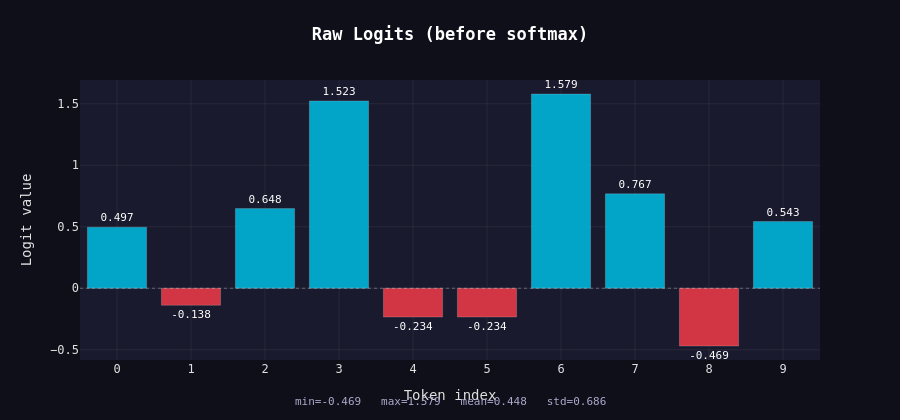

Notebook cell for this chart:
### Code cell
import plotly.graph_objects as go
import numpy as np

# Color bars by sign: positive = teal, negative = coral
bar_colors = ['#00b4d8' if v >= 0 else '#e63946' for v in x_values]

hover_texts = [
    f'<b>Token {i}</b><br>'
    f'<b>Logit:</b> {x_values[i]:.6f}<br>'
    f'<b>Rank:</b> {int(np.argsort(x_values)[::-1].tolist().index(i)) + 1} of {len(x_values)}<br>'
    f'<b>Sign:</b> {"positive" if x_values[i] >= 0 else "negative"}'
    for i in range(len(x_values))
]

fig = go.Figure(go.Bar(
    x=list(range(len(x_values))),
    y=x_values,
    marker=dict(
        color=bar_colors,
        line=dict(color='rgba(255,255,255,0.2)', width=1),
        opacity=0.9,
    ),
    hovertext=hover_texts,
    hoverinfo='text',
    text=[f'{v:.3f}' for v in x_values],
    textposition='outside',
    textfont=dict(color='white', size=11),
))

# Reference line at 0
fig.add_hline(y=0, line=dict(color='rgba(255,255,255,0.3)', width=1, dash='dot'))

fig.update_layout(
    title=dict(
        text='<b>Raw Logits (before softmax)</b>',
        font=dict(size=17, color='white'),
        x=0.5,
        xanchor='center',
    ),
    xaxis=dict(
        title='Token index',
        tickmode='linear',
        tick0=0,
        dtick=1,
        gridcolor='rgba(255,255,255,0.06)',
        zeroline=False,
    ),
    yaxis=dict(
        title='Logit value',
        gridcolor='rgba(255,255,255,0.06)',
        zeroline=False,
    ),
    paper_bgcolor='#0f0f1a',
    plot_bgcolor='#1a1a2e',
    font=dict(color='#e0e0e0', family='monospace'),
    hoverlabel=dict(
        bgcolor='#1e1e3f',
        bordercolor='#00b4d8',
        font=dict(color='white', size=12),
    ),
    height=420,
    margin=dict(t=80, b=60),
    annotations=[
        dict(
            text=f'min={x_values.min():.3f}   max={x_values.max():.3f}   mean={x_values.mean():.3f}   std={x_values.std():.3f}',
            xref='paper', yref='paper',
            x=0.5, y=-0.18,
            showarrow=False,
            font=dict(size=11, color='#aaaacc'),
            xanchor='center',
        )
    ]
)

fig.show()

### Figure 1 — Plotly figure (JSON) as saved in the notebook; plotly's stock layout.template omitted (floating-point values rounded to 4 significant figures)
{"data": [{"hoverinfo": "text", "hovertext": ["<b>Token 0</b><br><b>Logit:</b> 0.496714<br><b>Rank:</b> 6 of 10<br><b>Sign:</b> positive", "<b>Token 1</b><br><b>Logit:</b> -0.138264<br><b>Rank:</b> 7 of 10<br><b>Sign:</b> negative", "<b>Token 2</b><br><b>Logit:</b> 0.647689<br><b>Rank:</b> 4 of 10<br><b>Sign:</b> positive", "<b>Token 3</b><br><b>Logit:</b> 1.523030<br><b>Rank:</b> 2 of 10<br><b>Sign:</b> positive", "<b>Token 4</b><br><b>Logit:</b> -0.234153<br><b>Rank:</b> 9 of 10<br><b>Sign:</b> negative", "<b>Token 5</b><br><b>Logit:</b> -0.234137<br><b>Rank:</b> 8 of 10<br><b>Sign:</b> negative", "<b>Token 6</b><br><b>Logit:</b> 1.579213<br><b>Rank:</b> 1 of 10<br><b>Sign:</b> positive", "<b>Token 7</b><br><b>Logit:</b> 0.767435<br><b>Rank:</b> 3 of 10<br><b>Sign:</b> positive", "<b>Token 8</b><br><b>Logit:</b> -0.469474<br><b>Rank:</b> 10 of 10<br><b>Sign:</b> negative", "<b>Token 9</b><br><b>Logit:</b> 0.542560<br><b>Rank:</b> 5 of 10<br><b>Sign:</b> positive"], "marker": {"color": ["#00b4d8", "#e63946", "#00b4d8", "#00b4d8", "#e63946", "#e63946", "#00b4d8", "#00b4d8", "#e63946", "#00b4d8"], "line": {"color": "rgba(255,255,255,0.2)", "width": 1}, "opacity": 0.9}, "text": ["0.497", "-0.138", "0.648", "1.523", "-0.234", "-0.234", "1.579", "0.767", "-0.469", "0.543"], "textfont": {"color": "white", "size": 11}, "textposition": "outside", "type": "bar", "x": [0, 1, 2, 3, 4, 5, 6, 7, 8, 9], "y": [0.4967, -0.1383, 0.6477, 1.523, -0.2342, -0.2341, 1.579, 0.7674, -0.4695, 0.5426]}], "layout": {"annotations": [{"font": {"color": "#aaaacc", "size": 11}, "showarrow": false, "text": "min=-0.469   max=1.579   mean=0.448   std=0.686", "x": 0.5, "xanchor": "center", "xref": "paper", "y": -0.18, "yref": "paper"}], "font": {"color": "#e0e0e0", "family": "monospace"}, "height": 420, "hoverlabel": {"bgcolor": "#1e1e3f", "bordercolor": "#00b4d8", "font": {"color": "white", "size": 12}}, "margin": {"b": 60, "t": 80}, "paper_bgcolor": "#0f0f1a", "plot_bgcolor": "#1a1a2e", "shapes": [{"line": {"color": "rgba(255,255,255,0.3)", "dash": "dot", "width": 1}, "type": "line", "x0": 0, "x1": 1, "xref": "x domain", "y0": 0, "y1": 0, "yref": "y"}], "title": {"font": {"color": "white", "size": 17}, "text": "<b>Raw Logits (before softmax)</b>", "x": 0.5, "xanchor": "center"}, "xaxis": {"dtick": 1, "gridcolor": "rgba(255,255,255,0.06)", "tick0": 0, "tickmode": "linear", "title": {"text": "Token index"}, "zeroline": false}, "yaxis": {"gridcolor": "rgba(255,255,255,0.06)", "title": {"text": "Logit value"}, "zeroline": false}}}
